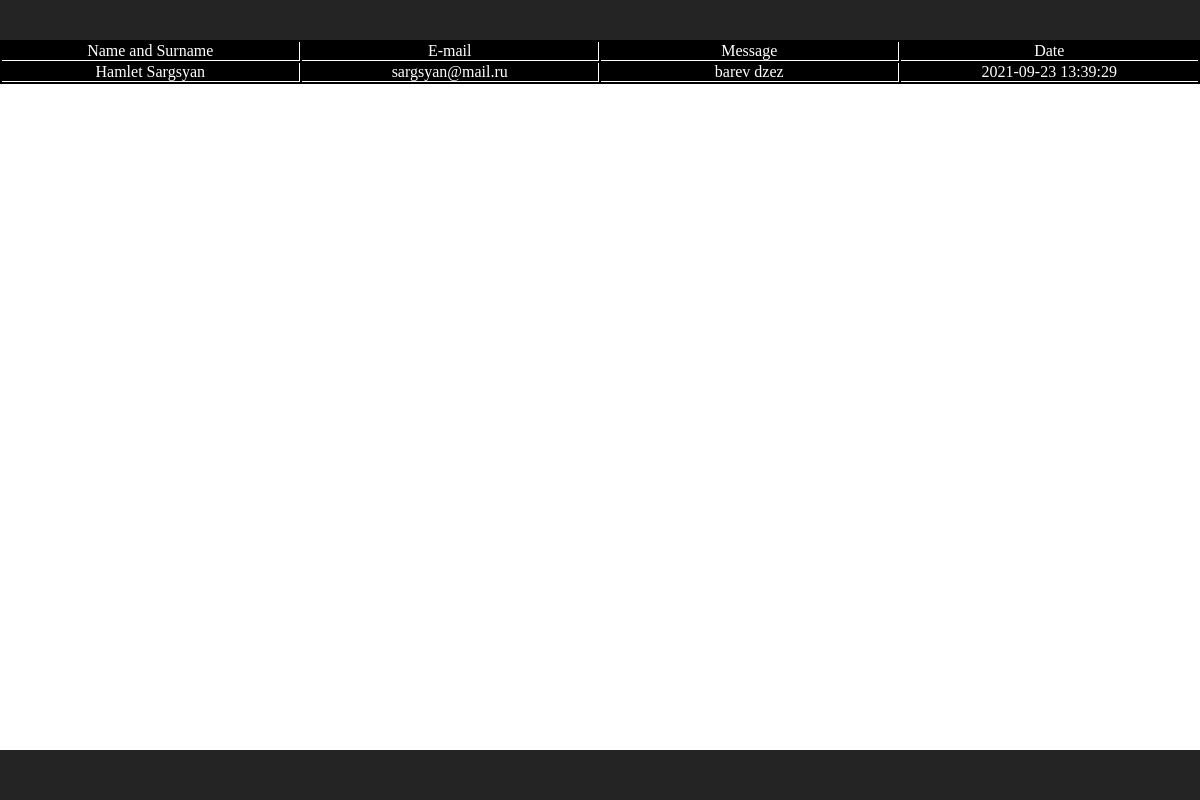
Screenshot of /admin/view.php?id=1 with the database file from the repository.
### tables this page shows
CREATE TABLE `guest_reviews` (
  `id` int(11) NOT NULL,
  `firstName` varchar(24) NOT NULL,
  `lastName` varchar(32) NOT NULL,
  `Email` varchar(48) NOT NULL,
  `message` mediumtext NOT NULL,
  `datetime` timestamp NOT NULL DEFAULT current_timestamp() ON UPDATE current_timestamp()
);

### admin/view.php (the view, shortened to what this page needs)
<?php
include("conf/connect.php");
 ?>
<!DOCTYPE html>
<html lang="en">
<head>
	<link rel="stylesheet" href="style/style.css">
</head>
<body>
	<header></header>
	<main>
		<table class="table__2">
			<tr>
				<td>Name and Surname</td>
				<td>E-mail</td>
				<td>Message</td>
				<td>Date</td>
			</tr>
		<?php
		$id = $_GET['id'];
		$ar = $DB->query("SELECT * FROM `guest_reviews` WHERE `id` = '$id'");
		while($arr= mysqli_fetch_array($ar)){ ?>
			<tr>
				<td><?=$arr["firstName"]?> <?=$arr["lastName"]?></td>
				<td><?=$arr["Email"]?></td>
				<td><?=$arr["message"]?></td>
				<td><?=$arr["datetime"]?></td>
			</tr>
		<?php } ?>
		</table>
	</main>
	<footer></footer>
</body>
</html>

### admin/style/style.css (style rules this page uses)
* { box-sizing: border-box; padding: 0; margin: 0; }
html { height: 100%; }
body { height: 100%; margin: 0; }
header { height: 40px; background-color: #242424; }
footer { height: 50px; background-color: #242424; }
table { width: 100%; background-color: #000; }
table tr { width: 100%; background-color: black; color: #fff; }
table tr td { border-right: 1px solid #fff; text-align: center; border-bottom: 1px solid white; }
table tr td:last-child { border-right: none; }
.table__2 tr td { width: 25%; }

### rows the page displays
guest_reviews: firstName "Hamlet", lastName "Sargsyan", Email "sargsyan@mail.ru", message "barev dzez", datetime "2021-09-23 13:39:29"
